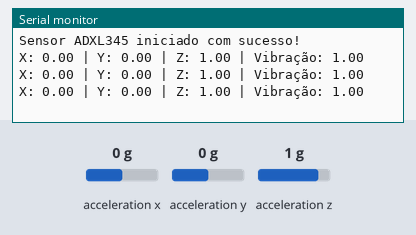
The sketch below on a simulated Arduino Uno, built with avr-gcc and run on an emulated ATmega328P. Shown: the last lines printed to the serial monitor. Wiring (inferred from the names in the program): ADXL345 accelerometer at I2C address 0x53. Inputs (shaded band) come from the test bench; at power-on: acceleration x 0 g, acceleration y 0 g, acceleration z 1 g.

Above: at 1.2 s.
1.3 s: acceleration x set to -1.4 g
At 1.9 s:
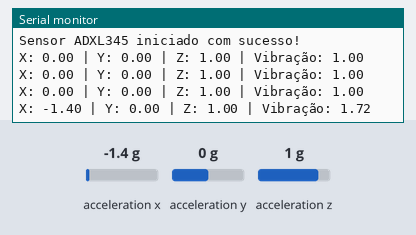
2.8 s: acceleration y set to -1.4 g
At 3.4 s:
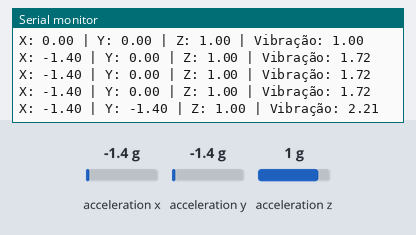
4.3 s: acceleration z set to -1.4 g
At 4.9 s:
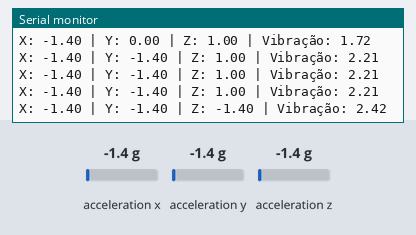
Timing chart, 0 to 7.3 s (numbered marks = the images above; inputs shaded):
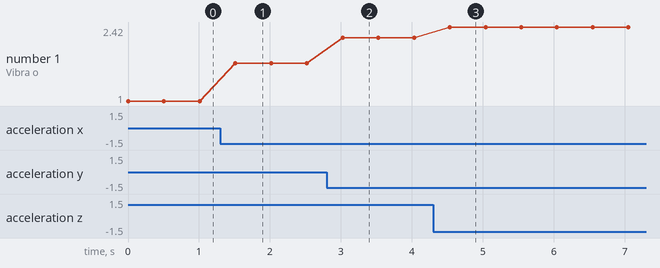

The sketch:

sketch_oct29a.ino
```cpp
#include <Wire.h>
// Inclui a biblioteca Wire, que permite comunicação I2C (necessária para o ADXL345)

#define ADXL345_ADDRESS 0x53
// Endereço I2C padrão do sensor ADXL345

#define REG_POWER_CTL 0x2D
// Registro de controle de energia do ADXL345

#define POWER_CTL_MEASURE_MODE 0x08
// Valor para colocar o sensor no modo de medição (ativa leitura de aceleração)

#define REG_DATAX0 0x32
#define REG_DATAY0 0x34
#define REG_DATAZ0 0x36
// Endereços dos registradores de dados brutos dos eixos X, Y e Z (cada eixo ocupa 2 bytes)

void setup() {
  Serial.begin(115200);
  // Inicializa a comunicação serial com o computador para envio de dados

  Wire.begin();
  // Inicializa a comunicação I2C

  // Inicializa o sensor ADXL345 colocando-o em modo de medição
  Wire.beginTransmission(ADXL345_ADDRESS);  // Inicia comunicação com o endereço do sensor
  Wire.write(REG_POWER_CTL);                // Seleciona o registro de controle de energia
  Wire.write(POWER_CTL_MEASURE_MODE);      // Escreve valor para ativar modo de medição
  Wire.endTransmission();                   // Envia os dados e termina a transmissão

  Serial.println("Sensor ADXL345 iniciado com sucesso!");
  // Confirma que o sensor foi inicializado
}

void loop() {
  int16_t xRaw = read16(REG_DATAX0);
  int16_t yRaw = read16(REG_DATAY0);
  int16_t zRaw = read16(REG_DATAZ0);
  // Lê os valores brutos de cada eixo (16 bits) usando a função read16()

  // Converte valores brutos para G (considerando ±16G, cada unidade = 0.0039 G)
  float x = xRaw * 0.0039;
  float y = yRaw * 0.0039;
  float z = zRaw * 0.0039;

  // Calcula a magnitude total da aceleração (sqrt(x² + y² + z²))
  float vibracao = sqrt(x * x + y * y + z * z);

  // Envia os valores para a porta serial no mesmo formato que o Python espera
  Serial.print("X: ");
  Serial.print(x, 2);
  Serial.print(" | Y: ");
  Serial.print(y, 2);
  Serial.print(" | Z: ");
  Serial.print(z, 2);
  Serial.print(" | Vibração: ");
  Serial.println(vibracao, 2);
  // Cada valor é enviado com 2 casas decimais

  delay(500);
  // Pausa de 500ms entre leituras (taxa de 2 leituras por segundo)
}

// Função para ler 16 bits (2 bytes) de um registrador do ADXL345
int16_t read16(byte reg) {
  Wire.beginTransmission(ADXL345_ADDRESS);
  // Inicia comunicação com o sensor
  Wire.write(reg);
  // Seleciona o registrador a ser lido
  Wire.endTransmission(false);
  // Envia a requisição sem liberar o barramento (requerido para leitura I2C)
  Wire.requestFrom(ADXL345_ADDRESS, 2);
  // Solicita 2 bytes de dados do sensor
  byte low = Wire.read();
  byte high = Wire.read();
  // Lê os bytes baixo e alto
  return (int16_t)((high << 8) | low);
  // Combina os bytes em um valor de 16 bits com sinal
}
```

Measured:
- after the input at 1.3 s, the serial monitor: prints a new line after 0.21 s (image 1)
- after the input at 2.8 s, the serial monitor: prints a new line after 0.22 s (image 2)
- after the input at 4.3 s, the serial monitor: prints a new line after 0.23 s (image 3)
- plotted number 1: 1 → 1.72 after the input at 1.3 s, 1.72 → 2.21 after the input at 2.8 s, 2.21 → 2.42 after the input at 4.3 s
